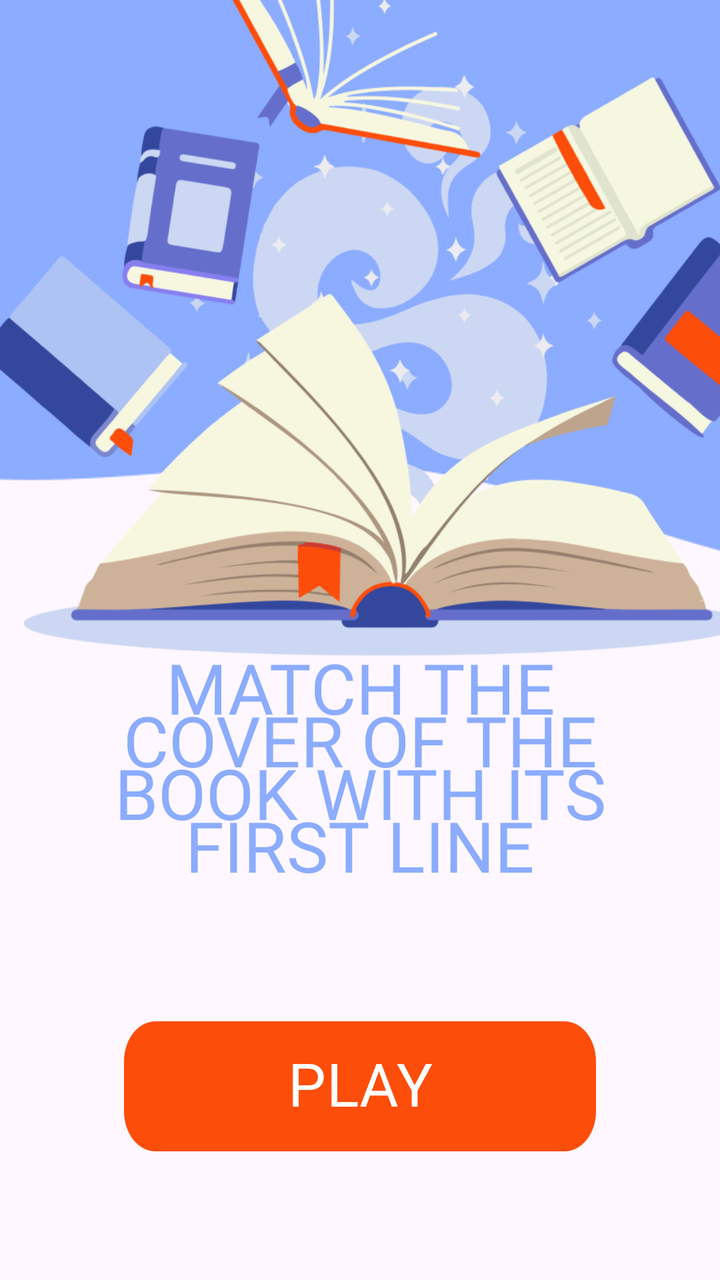
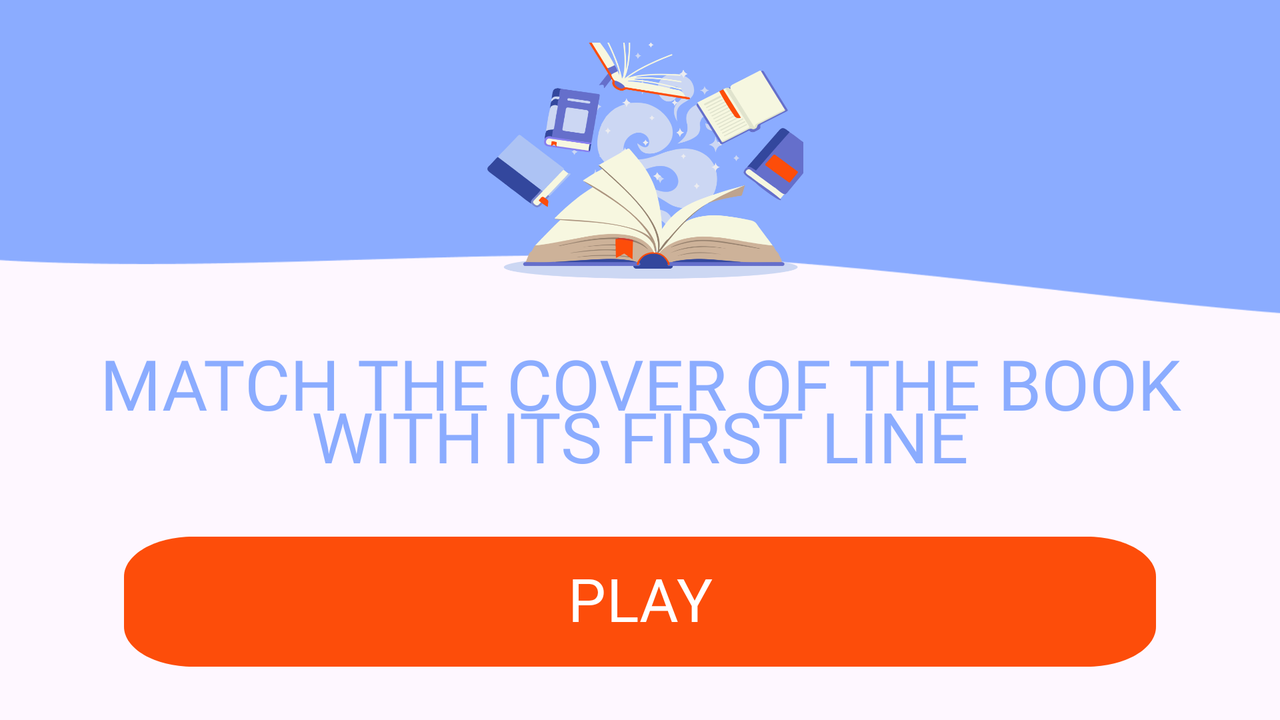

The same Android screen from two of the app's own layout files: first res/layout/ as a phone draws it, then the repository's variant for another configuration, drawn on a device whose configuration selects that folder. Both files follow.
<!-- AndroidManifest.xml: application theme Theme.QuizTask -->
<!-- res/layout/fragment_home.xml -->
<?xml version="1.0" encoding="utf-8"?>
<androidx.constraintlayout.widget.ConstraintLayout xmlns:android="http://schemas.android.com/apk/res/android"
    xmlns:app="http://schemas.android.com/apk/res-auto"
    xmlns:tools="http://schemas.android.com/tools"
    android:layout_width="match_parent"
    android:layout_height="match_parent"
    tools:context=".ui.view.HomeFragment">

    <View
        android:id="@+id/view_background_figure"
        android:layout_width="match_parent"
        android:layout_height="wrap_content"
        android:layout_marginStart="-100dp"
        android:layout_marginTop="-350dp"
        android:layout_marginEnd="-100dp"
        android:background="@drawable/background_figure"
        app:layout_constraintEnd_toEndOf="parent"
        app:layout_constraintStart_toStartOf="parent"
        app:layout_constraintTop_toTopOf="parent" />

    <View
        android:id="@+id/view_main_logo"
        android:layout_width="400dp"
        android:layout_height="350dp"
        android:background="@drawable/main_logo"
        app:layout_constraintEnd_toEndOf="@+id/view_background_figure"
        app:layout_constraintHorizontal_bias="0.494"
        app:layout_constraintStart_toStartOf="@+id/view_background_figure"
        app:layout_constraintTop_toTopOf="parent" />

    <TextView
        android:id="@+id/tv_home_description"
        android:layout_width="0dp"
        android:layout_height="wrap_content"
        android:layout_marginStart="32dp"
        android:layout_marginTop="30dp"
        android:layout_marginEnd="32dp"
        android:fontFamily="@font/oswald_medium"
        android:gravity="center"
        android:text="@string/home_description"
        android:textAllCaps="true"
        android:textColor="@color/primary"
        android:textSize="35sp"
        android:lineSpacingExtra="-15dp"
        app:layout_constraintEnd_toEndOf="parent"
        app:layout_constraintStart_toStartOf="parent"
        app:layout_constraintTop_toBottomOf="@+id/view_background_figure" />

    <Button
        android:id="@+id/btn_home_play"
        style="@style/ButtonBackground"
        android:layout_width="0dp"
        android:layout_height="wrap_content"
        android:layout_marginStart="30dp"
        android:layout_marginEnd="30dp"
        android:fontFamily="@font/oswald_regular"
        android:gravity="center"
        android:text="@string/home_button_play"
        android:textAllCaps="true"
        android:textSize="30sp"
        android:backgroundTint="@color/btn_background"
        android:includeFontPadding="false"
        app:layout_constraintBottom_toBottomOf="parent"
        app:layout_constraintEnd_toEndOf="@+id/tv_home_description"
        app:layout_constraintStart_toStartOf="@+id/tv_home_description"
        app:layout_constraintTop_toBottomOf="@+id/tv_home_description" />

</androidx.constraintlayout.widget.ConstraintLayout>
<!-- resources referenced by this layout -->
<resources>
  <color name="btn_background">#FD4D0A</color>
  <color name="primary">#8BACFF</color>
  <!-- drawable background_figure: png bitmap (drawable, 6480 bytes) -->
  <!-- drawable main_logo: png bitmap (drawable, 125548 bytes) -->
  <string name="home_button_play">Play</string>
  <string name="home_description">match the cover of the book with its first line</string>
  <style name="ButtonBackground">
          <item name="android:background">@drawable/button_shape</item>
          <item name="backgroundTint">@color/btn_background</item>
      </style>
  <style name="Theme.QuizTask" parent="Base.Theme.QuizTask" />
  <!-- drawable button_shape (drawable) -->
  <?xml version="1.0" encoding="utf-8"?>
  <vector
      xmlns:android="http://schemas.android.com/apk/res/android"
      android:width="300dp"
      android:height="65dp"
      android:viewportWidth="300"
      android:viewportHeight="65"
      >
      <group>
          <clip-path
              android:pathData="M20 0H280C291.046 0 300 8.95431 300 20V45C300 56.0457 291.046 65 280 65H20C8.95431 65 0 56.0457 0 45V20C0 8.95431 8.95431 0 20 0Z"
              />
          <path
              android:pathData="M0 0V65H300V0"
              android:fillColor="@color/btn_background"
              />
      </group>
  </vector>
  <style name="Base.Theme.QuizTask" parent="Theme.Material3.DayNight.NoActionBar">
          <item name="colorPrimary">@color/primary</item>
          
          
      </style>
</resources>
<!-- res/layout-land/fragment_home.xml (the repository's variant of the layout above) -->
<!-- drawn on the phone turned sideways -->
<?xml version="1.0" encoding="utf-8"?>
<androidx.constraintlayout.widget.ConstraintLayout xmlns:android="http://schemas.android.com/apk/res/android"
    xmlns:app="http://schemas.android.com/apk/res-auto"
    xmlns:tools="http://schemas.android.com/tools"
    android:layout_width="match_parent"
    android:layout_height="match_parent"
    tools:context=".ui.view.HomeFragment">

    <View
        android:id="@+id/view_background_figure"
        android:layout_width="match_parent"
        android:layout_height="wrap_content"
        android:layout_marginStart="-100dp"
        android:layout_marginTop="-200dp"
        android:layout_marginEnd="-100dp"
        android:background="@drawable/background_figure"
        app:layout_constraintEnd_toEndOf="parent"
        app:layout_constraintStart_toStartOf="parent"
        app:layout_constraintTop_toTopOf="parent" />

    <View
        android:id="@+id/view_main_logo"
        android:layout_width="163dp"
        android:layout_height="126dp"
        android:background="@drawable/main_logo"
        app:layout_constraintBottom_toTopOf="@+id/tv_home_description"
        app:layout_constraintEnd_toEndOf="@+id/view_background_figure"
        app:layout_constraintStart_toStartOf="@+id/view_background_figure"
        app:layout_constraintTop_toTopOf="parent" />

    <TextView
        android:id="@+id/tv_home_description"
        android:layout_width="0dp"
        android:layout_height="wrap_content"
        android:layout_marginStart="32dp"
        android:layout_marginTop="8dp"
        android:layout_marginEnd="32dp"
        android:fontFamily="@font/oswald_medium"
        android:gravity="center"
        android:text="@string/home_description"
        android:textAllCaps="true"
        android:textColor="@color/primary"
        android:textSize="35sp"
        android:lineSpacingExtra="-15dp"
        app:layout_constraintEnd_toEndOf="parent"
        app:layout_constraintStart_toStartOf="parent"
        app:layout_constraintTop_toBottomOf="@+id/view_background_figure" />

    <Button
        android:id="@+id/btn_home_play"
        style="@style/ButtonBackground"
        android:layout_width="0dp"
        android:layout_height="wrap_content"
        android:layout_marginStart="30dp"
        android:layout_marginEnd="30dp"
        android:fontFamily="@font/oswald_regular"
        android:gravity="center"
        android:text="@string/home_button_play"
        android:textAllCaps="true"
        android:textSize="30sp"
        android:backgroundTint="@color/btn_background"
        android:includeFontPadding="false"
        app:layout_constraintBottom_toBottomOf="parent"
        app:layout_constraintEnd_toEndOf="@+id/tv_home_description"
        app:layout_constraintStart_toStartOf="@+id/tv_home_description"
        app:layout_constraintTop_toBottomOf="@+id/tv_home_description" />

</androidx.constraintlayout.widget.ConstraintLayout>
